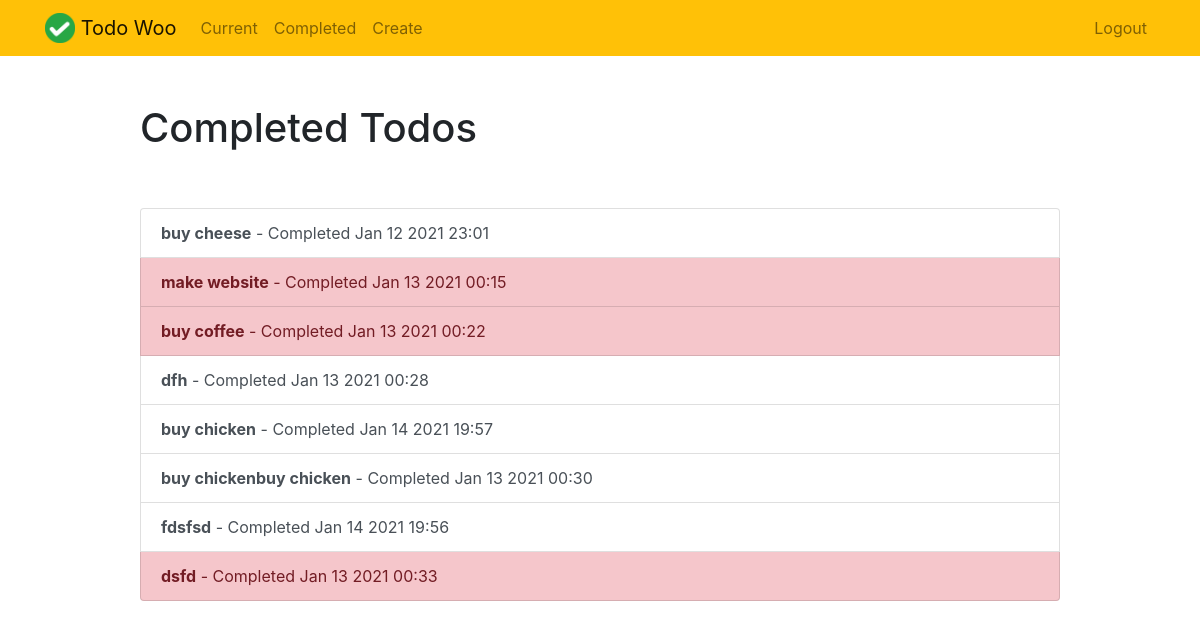
Page /completed/ (signed in) on the earlier database version.
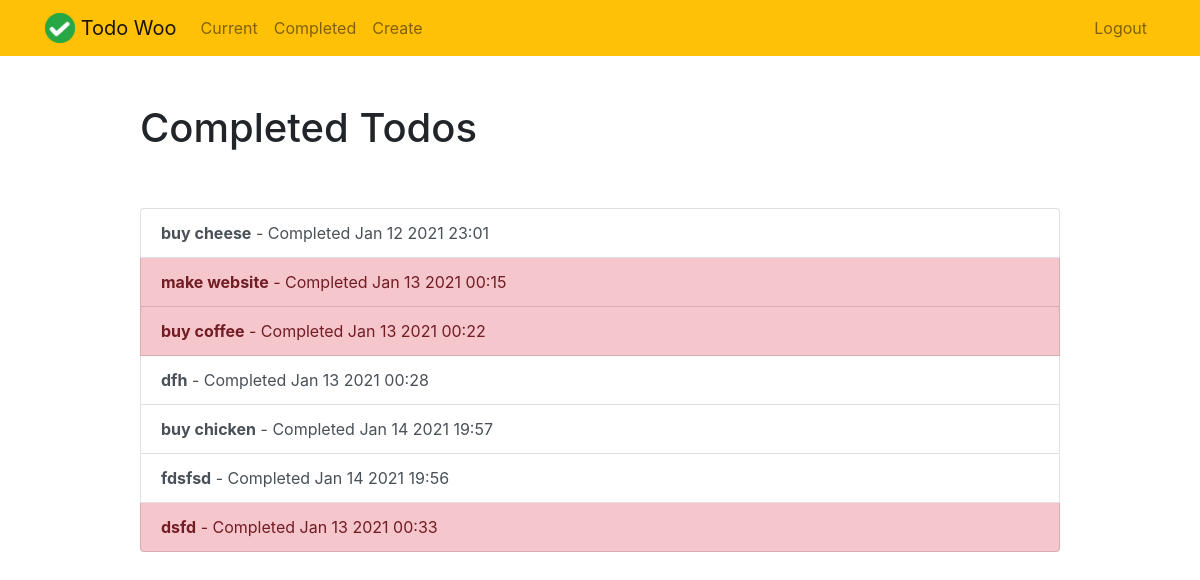
Same page on the later database version.
### todo/models.py (models this page shows, shortened)
class Todo(models.Model):
    title = models.CharField(max_length=100)
    memo = models.TextField(blank=True)
    created = models.DateTimeField(auto_now_add=True)
    datecompleted = models.DateTimeField(null=True, blank=True)
    important = models.BooleanField(default=False)
    user = models.ForeignKey(User, on_delete=models.CASCADE)

### todo/views.py (the view)
# urls.py: path('completed/', views.completedtodos, name='completedtodos'),
@login_required
def completedtodos(request):
    todos = Todo.objects.filter(user=request.user, datecompleted__isnull=False)
    return render(request, 'todo/completedtodos.html', {'todos':todos})

### todo/templates/todo/completedtodos.html
{% extends "todo/base.html" %}
{% block content %}
    <div class="row justify-content-center mt-5">
        <div class="col-md-10">
            <h1>Completed Todos</h1>
        </div>
    </div>
    <div class="row justify-content-center mt-5">
        <div class="col-md-10">
            <div class="list-group">
                {% for todo in todos %}
                    <a href="{% url 'viewtodo' todo.id %}" class="list-group-item list-group-item-action{% if todo.important %} list-group-item-danger{% endif %}"><b>{{ todo.title }}</b> - Completed {{ todo.datecompleted|date:'M j Y H:i' }}</a>
                {% endfor %}
            </div>
        </div>
    </div>
{% endblock %}

Differences in the rows shown:
removed Todo: title "buy chickenbuy chicken", datecompleted "Jan 13 2021 00:30"
